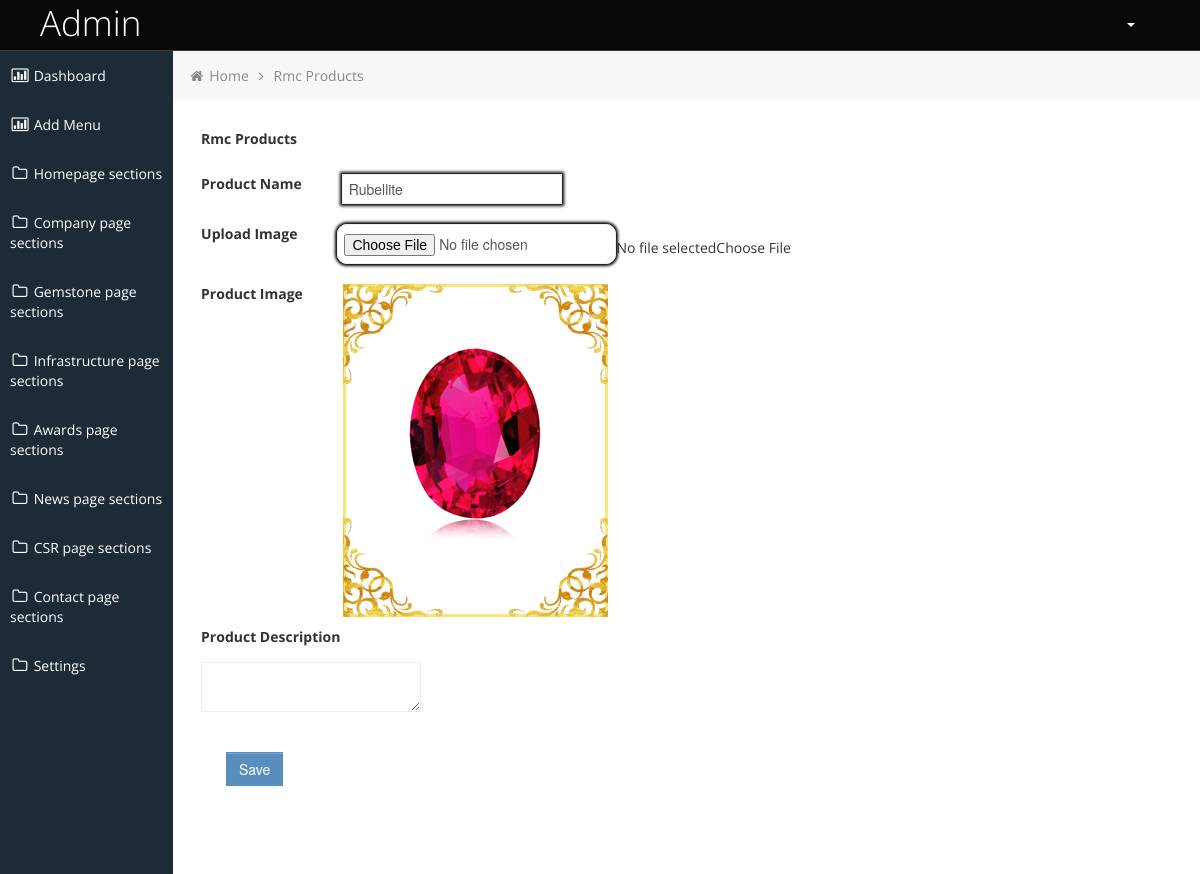
Screenshot of /admin/edit-rmc-products?id=4&action=Edit (signed in) with the database file from the repository.
### tables this page shows
CREATE TABLE `rmc_products` (
  `id` int(11) NOT NULL,
  `product_name` varchar(255) NOT NULL,
  `product_description` varchar(255) DEFAULT NULL,
  `product_image` varchar(255) NOT NULL,
  `created` datetime NOT NULL
);

### admin/functions/functions.php (called while the page is built, shortened)
<?php
class Functions{
	protected $db;
	public $date_time;
	private $host ='localhost';
	private $db_user ='rmcgems_rmc';
	private $db_pass ='rmcgems_rmc';
	private $db_name ='rmcgems_rmc';
	public function __construct(){
		$this->db = new mysqli($this->host, $this->db_user, $this->db_pass, $this->db_name);
		$this->date_time = date('Y-m-d H:i:s');
	}
	public function admin_acty($msg){
			$ip = $this->getUserIpAddr();
			$msg = $msg.$ip;
			$this->db->query("INSERT INTO login_activity (comment,date_time) VALUES ('$msg','$this->date_time')");
			return TRUE;
		}
		public	function getUserIpAddr(){
	    $ipaddress = $_SERVER['SERVER_ADDR'];
		$ip_server_data = array('HTTP_X_REAL_IP', 'HTTP_CF_CONNECTING_IP', 'HTTP_X_FORWARDED_FOR','REMOTE_ADDR');
		  foreach($ip_server_data as $real_ip){
			$real_ip = @$_SERVER[$real_ip];
			if($real_ip){
				$ipaddress = $real_ip;
				break;
			}
		}
		return $ipaddress;
	}
	public function xss_clean($value){
		return htmlspecialchars(strip_tags(mysqli_real_escape_string($this->db,$value)));
	}
public function get_where_custom($table,$col,$value){
		$table = $this->xss_clean($table);
		$col = $this->xss_clean($col);
		$value = $this->xss_clean($value);
		$res = $this->db->query("SELECT * FROM $table WHERE $col = '$value' ");
		$data_ar = [];
		if($res->num_rows > 0){
			while($data = $res->fetch_assoc()){
				$data_ar[] = $data;
			}
		}
		return $data_ar;
	}
	}
$functions =new Functions();
?>

### admin/edit-rmc-products.php (the view, shortened to what this page needs)
<?php
require_once("_header.php");
  $functions->admin_acty('users page visited');
?>
<div class="container-fluid-full">
	<div class="row-fluid">
		<?php require_once("_sidebar.php"); ?>
		<div id="content" class="span10">
            <ul class="breadcrumb">
				<li>
					<i class="icon-home"></i>
					<a href="dashboard.php">Home</a>
					<i class="icon-angle-right"></i>
				</li>
				<li><a href="#">Rmc Products</a></li>
			</ul>
			<?php
					$res = $functions->get_where_custom('rmc_products','id',$_REQUEST['id']);
			?>
			<div class="row-fluid">
				<div class="span12">
					<form class=""  method="post" enctype="multipart/form-data">
						<fieldset>
                        	<div class="control-group span12" style="margin-left: 0px;">
							  <label class="control-labe1l" style="margin-bottom: 15px; "><strong>Rmc Products</strong></label>
							</div>
							<div class="control-group span12" style="margin-left: 0px; display: flex">
							  <label class="control-labe1l" style="margin-bottom: 15px; margin-right: 40px"><strong>Product Name</strong></label>
							  <input type="text" name="product_name" value="<?php  echo $res[0]['product_name']; ?>" required="" style="border: 1px solid black;box-shadow: 0px 0px 3px 2px black;">
							</div>
                         	<div class="control-group span12" style="margin-left: 0px;display: flex">
							  <label class="control-labe1l" style="margin-bottom: 15px;margin-right: 40px"><strong>Upload Image</strong></label>
							  <input type="file" name="image" required='' style="border: 1px solid black;box-shadow: 0px 0px 3px 2px black;border-radius: 10px">
							</div>
							<div class="control-group span12" style="margin-left: 0px;display: flex">
							  <label class="control-labe1l" style="margin-bottom: 15px;margin-right: 40px"><strong>Product Image</strong></label>
							  <img src=" <?php echo "image/rmc-products/".$res[0]['product_image']; ?> ">
							</div>
							<div class="control-group span12" style="margin-left: 0px;">
							  <label class="control-labe1l" style="margin-bottom: 15px"><strong>Product Description</strong></label>
							   <textarea name="editor1"><?php echo $res[0]['product_description']  ?></textarea>
							</div>
							<div class="control-group span3">
							  <br>
								<input type="submit" class="input-xlarge btn btn-primary" name="submit" value="Save">
							</div>
						</fieldset>
					</form>
							</div>
					<div class="span4"></div>
				</div>
			</div>
		</div>
	</div>
<?php
require_once("_footer.php");
?>

### admin/css/style.css (style rules this page uses)
body { background: #F5F5F5; color: #333; border: none; font-family: 'Open Sans', sans-serif; font-weight: 400; }
a { color: #646464; }
#content { background: #ffffff; filter: none; min-height: 100%; padding: 20px 20px; position: relative; }
.breadcrumb { margin: -28px -28px 28px -28px; line-height: 34px; background: #F7F7F7; border: 0px; color: #888; -webkit-box-shadow: none; -moz-box-shadow: none; box-shadow: none; -webkit-border-radius: 0px; -moz-border-radius: 0px; border-radius: 0px; }
.breadcrumb a { color: #888; text-shadow: 0px 1px 1px #fff; }
.btn { display: inline-block; padding: 6px 12px; margin-bottom: 0; font-size: 14px; font-weight: 500; line-height: 20px; text-align: center; white-space: nowrap; vertical-align: middle; cursor: pointer; border: 1px solid #a7a9aa; -webkit-border-radius: 0px !important; border-radius: 0px !important; }
.btn { color: #ffffff; background-color: #a7a9aa; border-color: #a7a9aa; background-image: none; filter: none; text-shadow: none; }
.btn-primary { background-color: #578EBE; border-color: #578EBE; }

### admin/css/style-responsive.css (style rules this page uses)
@media (min-width: 1200px) { .container-fluid-full { overflow: hidden; position: relative; height: 100%; } }
@media (min-width: 1200px) { #content { width: 85.578%; padding: 28px; margin: 0px 0px; margin-left: 14.422% !important; } }

### admin/css/halflings.css (style rules this page uses)
html, html .halflings { -webkit-font-smoothing: antialiased !important; }

### admin/css/style-forms.css (style rules this page uses)
.add-on, select, textarea, input[type="text"], input[type="password"], input[type="datetime"], input[type="datetime-local"], input[type="date"], input[type="month"], input[type="time"], input[type="week"], input[type="number"], input[type="email"], input[type="url"], input[type="search"], input[type="tel"], input[type="color"], input[type="file"], .uneditable-input { border-color: #eee !important; display: inline-block; height: 20px; padding: 4px 6px; margin-bottom: 10px; font-size: 14px; line-height: 20px; color: #555555; vertical-align: middle; -webkit-border-radius: 0px; -moz-border-radius: 0px; border-radius: 0px; }
input, textarea, .uneditable-input { width: 206px; }
textarea { height: auto; }
textarea, input[type="text"], input[type="password"], input[type="datetime"], input[type="datetime-local"], input[type="date"], input[type="month"], input[type="time"], input[type="week"], input[type="number"], input[type="email"], input[type="url"], input[type="search"], input[type="tel"], input[type="color"], .uneditable-input { background-color: #ffffff; border: 1px solid #cccccc; -webkit-box-shadow: none; -moz-box-shadow: none; box-shadow: none; -webkit-transition: border linear 0.2s, box-shadow linear 0.2s; -moz-transition: border linear 0.2s, box-shadow linear 0.2s; -o-transition: border linear 0.2s, box-shadow linear 0.2s; transition: border linear 0.2s, box-shadow linear 0.2s; }
input[type="file"], input[type="image"], input[type="submit"], input[type="reset"], input[type="button"], input[type="radio"], input[type="checkbox"] { width: auto; }
select, input[type="file"] { height: 30px; *margin-top: 4px; line-height: 30px; }
.input-xlarge { width: 270px; }
input, textarea, .uneditable-input { margin-left: 0; }
.control-group { margin-bottom: 10px; }

### rows the page displays
rmc_products: product_name "Rubellite", product_image (picture)
